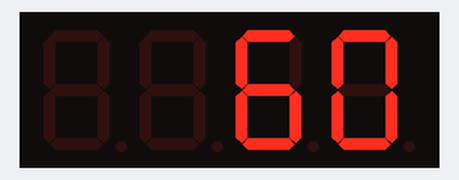
Bench run of a sketch on a simulated Arduino Uno, built with avr-gcc and run on an emulated ATmega328P. On the bench: 4-digit seven-segment display.

Above: at 0.1 s.
At 4.2 s:
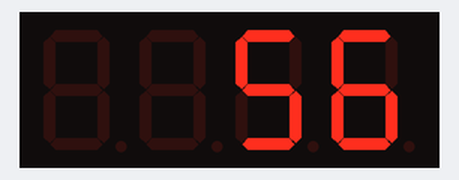
At 9.3 s:
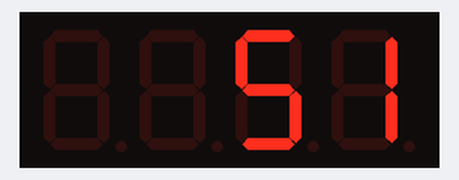
At 19.5 s:
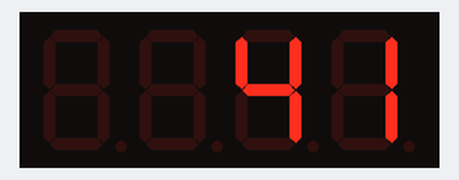
At 28.7 s:
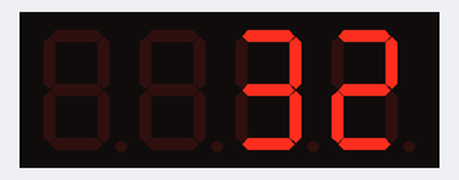
At 38.9 s:
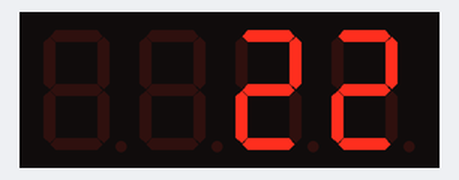

Measured:
- what the display in image 2 shows lasts 1.0 s, from 9.2 s to 10.2 s

The sketch:

TUTORIAL_7SEGMENT_5.ino
```cpp
/*
   TUTORIAL SEVEN SEGMENT PADA ARDUINO
   MENGGUNAKAN CHIP TM1637

   MENAMPILKAN COUNTER COUNTDOWN PER DETIK

   Pinout :
   CLK -> D10
   DIO -> D11

*/

#include <Arduino.h>
#include <TM1637Display.h>

// Module connection pins (Digital Pins)
#define CLK 10
#define DIO 11

#define TEST_DELAY 1000 //1 detik

TM1637Display display(CLK, DIO);

int angka = 60; //variabel counter awal

void setup()
{
  display.setBrightness(0x0f);
}

void loop()
{

  // Menampilkan angka counter rata kanan tanpa didahului angka nol
  display.showNumberDec(angka, false);
  delay(TEST_DELAY);
  angka-- ; //kurang 1

  if (angka == 0) { //kalau mencapai 0 balikkan ke 60
    angka = 60;
  }


}
```
